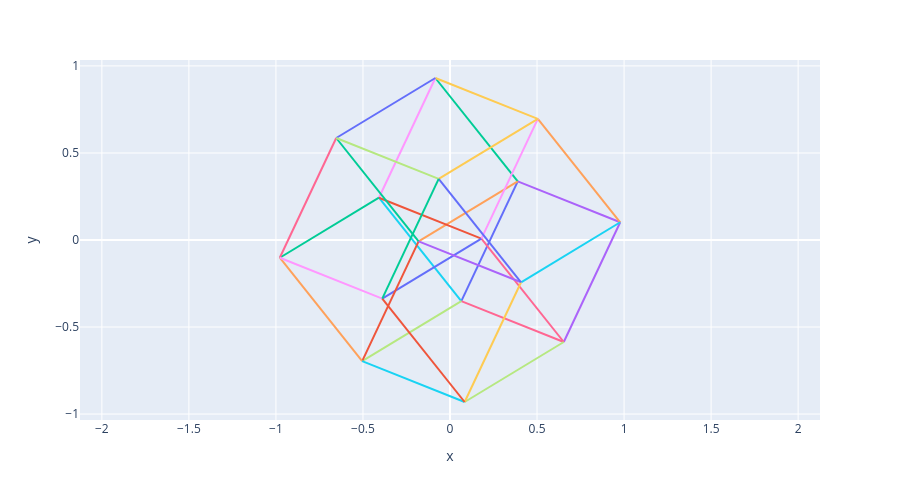

The notebook cell this image was saved under:
### Markdown cell above
What else can I do with this code? I guess I could skip the middle-man of the "3D" rendering and just project a 4-cube into a randomly oriented 2D space:

### Code cell
# project 4-cube into randomly oriented 2-space and draw in 2D
draw2d(project_subspace(edges4d,rand_subspace(4,2)))

### Figure 1 — Plotly figure (JSON) as saved in the notebook; plotly's stock layout.template omitted (floating-point values rounded to 4 significant figures)
{"data": [{"hovertemplate": "color=0.0<br>x=%{x}<br>y=%{y}<extra></extra>", "legendgroup": "0.0", "line": {"color": "#636efa", "dash": "solid"}, "marker": {"symbol": "circle"}, "mode": "lines", "name": "0.0", "orientation": "v", "showlegend": true, "type": "scatter", "x": [0.3892, 0.06502], "xaxis": "x", "y": [0.3366, -0.3513], "yaxis": "y"}, {"hovertemplate": "color=1.0<br>x=%{x}<br>y=%{y}<extra></extra>", "legendgroup": "1.0", "line": {"color": "#00cc96", "dash": "solid"}, "marker": {"symbol": "circle"}, "mode": "lines", "name": "1.0", "orientation": "v", "showlegend": true, "type": "scatter", "x": [0.3892, -0.08409], "xaxis": "x", "y": [0.3366, 0.9307], "yaxis": "y"}, {"hovertemplate": "color=2.0<br>x=%{x}<br>y=%{y}<extra></extra>", "legendgroup": "2.0", "line": {"color": "#ab63fa", "dash": "solid"}, "marker": {"symbol": "circle"}, "mode": "lines", "name": "2.0", "orientation": "v", "showlegend": true, "type": "scatter", "x": [0.3892, 0.9778], "xaxis": "x", "y": [0.3366, 0.1019], "yaxis": "y"}, {"hovertemplate": "color=3.0<br>x=%{x}<br>y=%{y}<extra></extra>", "legendgroup": "3.0", "line": {"color": "#FFA15A", "dash": "solid"}, "marker": {"symbol": "circle"}, "mode": "lines", "name": "3.0", "orientation": "v", "showlegend": true, "type": "scatter", "x": [0.3892, -0.1804], "xaxis": "x", "y": [0.3366, -0.008104], "yaxis": "y"}, {"hovertemplate": "color=4.0<br>x=%{x}<br>y=%{y}<extra></extra>", "legendgroup": "4.0", "line": {"color": "#19d3f3", "dash": "solid"}, "marker": {"symbol": "circle"}, "mode": "lines", "name": "4.0", "orientation": "v", "showlegend": true, "type": "scatter", "x": [0.06502, -0.4082], "xaxis": "x", "y": [-0.3513, 0.2428], "yaxis": "y"}, {"hovertemplate": "color=5.0<br>x=%{x}<br>y=%{y}<extra></extra>", "legendgroup": "5.0", "line": {"color": "#FF6692", "dash": "solid"}, "marker": {"symbol": "circle"}, "mode": "lines", "name": "5.0", "orientation": "v", "showlegend": true, "type": "scatter", "x": [0.06502, 0.6537], "xaxis": "x", "y": [-0.3513, -0.586], "yaxis": "y"}, {"hovertemplate": "color=6.0<br>x=%{x}<br>y=%{y}<extra></extra>", "legendgroup": "6.0", "line": {"color": "#B6E880", "dash": "solid"}, "marker": {"symbol": "circle"}, "mode": "lines", "name": "6.0", "orientation": "v", "showlegend": true, "type": "scatter", "x": [0.06502, -0.5046], "xaxis": "x", "y": [-0.3513, -0.696], "yaxis": "y"}, {"hovertemplate": "color=7.0<br>x=%{x}<br>y=%{y}<extra></extra>", "legendgroup": "7.0", "line": {"color": "#FF97FF", "dash": "solid"}, "marker": {"symbol": "circle"}, "mode": "lines", "name": "7.0", "orientation": "v", "showlegend": true, "type": "scatter", "x": [-0.08409, -0.4082], "xaxis": "x", "y": [0.9307, 0.2428], "yaxis": "y"}, {"hovertemplate": "color=8.0<br>x=%{x}<br>y=%{y}<extra></extra>", "legendgroup": "8.0", "line": {"color": "#FECB52", "dash": "solid"}, "marker": {"symbol": "circle"}, "mode": "lines", "name": "8.0", "orientation": "v", "showlegend": true, "type": "scatter", "x": [-0.08409, 0.5046], "xaxis": "x", "y": [0.9307, 0.696], "yaxis": "y"}, {"hovertemplate": "color=9.0<br>x=%{x}<br>y=%{y}<extra></extra>", "legendgroup": "9.0", "line": {"color": "#636efa", "dash": "solid"}, "marker": {"symbol": "circle"}, "mode": "lines", "name": "9.0", "orientation": "v", "showlegend": true, "type": "scatter", "x": [-0.08409, -0.6537], "xaxis": "x", "y": [0.9307, 0.586], "yaxis": "y"}, {"hovertemplate": "color=10.0<br>x=%{x}<br>y=%{y}<extra></extra>", "legendgroup": "10.0", "line": {"color": "#EF553B", "dash": "solid"}, "marker": {"symbol": "circle"}, "mode": "lines", "name": "10.0", "orientation": "v", "showlegend": true, "type": "scatter", "x": [-0.4082, 0.1804], "xaxis": "x", "y": [0.2428, 0.008104], "yaxis": "y"}, {"hovertemplate": "color=11.0<br>x=%{x}<br>y=%{y}<extra></extra>", "legendgroup": "11.0", "line": {"color": "#00cc96", "dash": "solid"}, "marker": {"symbol": "circle"}, "mode": "lines", "name": "11.0", "orientation": "v", "showlegend": true, "type": "scatter", "x": [-0.4082, -0.9778], "xaxis": "x", "y": [0.2428, -0.1019], "yaxis": "y"}, {"hovertemplate": "color=12.0<br>x=%{x}<br>y=%{y}<extra></extra>", "legendgroup": "12.0", "line": {"color": "#ab63fa", "dash": "solid"}, "marker": {"symbol": "circle"}, "mode": "lines", "name": "12.0", "orientation": "v", "showlegend": true, "type": "scatter", "x": [0.9778, 0.6537], "xaxis": "x", "y": [0.1019, -0.586], "yaxis": "y"}, {"hovertemplate": "color=13.0<br>x=%{x}<br>y=%{y}<extra></extra>", "legendgroup": "13.0", "line": {"color": "#FFA15A", "dash": "solid"}, "marker": {"symbol": "circle"}, "mode": "lines", "name": "13.0", "orientation": "v", "showlegend": true, "type": "scatter", "x": [0.9778, 0.5046], "xaxis": "x", "y": [0.1019, 0.696], "yaxis": "y"}, {"hovertemplate": "color=14.0<br>x=%{x}<br>y=%{y}<extra></extra>", "legendgroup": "14.0", "line": {"color": "#19d3f3", "dash": "solid"}, "marker": {"symbol": "circle"}, "mode": "lines", "name": "14.0", "orientation": "v", "showlegend": true, "type": "scatter", "x": [0.9778, 0.4082], "xaxis": "x", "y": [0.1019, -0.2428], "yaxis": "y"}, {"hovertemplate": "color=15.0<br>x=%{x}<br>y=%{y}<extra></extra>", "legendgroup": "15.0", "line": {"color": "#FF6692", "dash": "solid"}, "marker": {"symbol": "circle"}, "mode": "lines", "name": "15.0", "orientation": "v", "showlegend": true, "type": "scatter", "x": [0.6537, 0.1804], "xaxis": "x", "y": [-0.586, 0.008104], "yaxis": "y"}, {"hovertemplate": "color=16.0<br>x=%{x}<br>y=%{y}<extra></extra>", "legendgroup": "16.0", "line": {"color": "#B6E880", "dash": "solid"}, "marker": {"symbol": "circle"}, "mode": "lines", "name": "16.0", "orientation": "v", "showlegend": true, "type": "scatter", "x": [0.6537, 0.08409], "xaxis": "x", "y": [-0.586, -0.9307], "yaxis": "y"}, {"hovertemplate": "color=17.0<br>x=%{x}<br>y=%{y}<extra></extra>", "legendgroup": "17.0", "line": {"color": "#FF97FF", "dash": "solid"}, "marker": {"symbol": "circle"}, "mode": "lines", "name": "17.0", "orientation": "v", "showlegend": true, "type": "scatter", "x": [0.5046, 0.1804], "xaxis": "x", "y": [0.696, 0.008104], "yaxis": "y"}, {"hovertemplate": "color=18.0<br>x=%{x}<br>y=%{y}<extra></extra>", "legendgroup": "18.0", "line": {"color": "#FECB52", "dash": "solid"}, "marker": {"symbol": "circle"}, "mode": "lines", "name": "18.0", "orientation": "v", "showlegend": true, "type": "scatter", "x": [0.5046, -0.06502], "xaxis": "x", "y": [0.696, 0.3513], "yaxis": "y"}, {"hovertemplate": "color=19.0<br>x=%{x}<br>y=%{y}<extra></extra>", "legendgroup": "19.0", "line": {"color": "#636efa", "dash": "solid"}, "marker": {"symbol": "circle"}, "mode": "lines", "name": "19.0", "orientation": "v", "showlegend": true, "type": "scatter", "x": [0.1804, -0.3892], "xaxis": "x", "y": [0.008104, -0.3366], "yaxis": "y"}, {"hovertemplate": "color=20.0<br>x=%{x}<br>y=%{y}<extra></extra>", "legendgroup": "20.0", "line": {"color": "#EF553B", "dash": "solid"}, "marker": {"symbol": "circle"}, "mode": "lines", "name": "20.0", "orientation": "v", "showlegend": true, "type": "scatter", "x": [-0.1804, -0.5046], "xaxis": "x", "y": [-0.008104, -0.696], "yaxis": "y"}, {"hovertemplate": "color=21.0<br>x=%{x}<br>y=%{y}<extra></extra>", "legendgroup": "21.0", "line": {"color": "#00cc96", "dash": "solid"}, "marker": {"symbol": "circle"}, "mode": "lines", "name": "21.0", "orientation": "v", "showlegend": true, "type": "scatter", "x": [-0.1804, -0.6537], "xaxis": "x", "y": [-0.008104, 0.586], "yaxis": "y"}, {"hovertemplate": "color=22.0<br>x=%{x}<br>y=%{y}<extra></extra>", "legendgroup": "22.0", "line": {"color": "#ab63fa", "dash": "solid"}, "marker": {"symbol": "circle"}, "mode": "lines", "name": "22.0", "orientation": "v", "showlegend": true, "type": "scatter", "x": [-0.1804, 0.4082], "xaxis": "x", "y": [-0.008104, -0.2428], "yaxis": "y"}, {"hovertemplate": "color=23.0<br>x=%{x}<br>y=%{y}<extra></extra>", "legendgroup": "23.0", "line": {"color": "#FFA15A", "dash": "solid"}, "marker": {"symbol": "circle"}, "mode": "lines", "name": "23.0", "orientation": "v", "showlegend": true, "type": "scatter", "x": [-0.5046, -0.9778], "xaxis": "x", "y": [-0.696, -0.1019], "yaxis": "y"}, {"hovertemplate": "color=24.0<br>x=%{x}<br>y=%{y}<extra></extra>", "legendgroup": "24.0", "line": {"color": "#19d3f3", "dash": "solid"}, "marker": {"symbol": "circle"}, "mode": "lines", "name": "24.0", "orientation": "v", "showlegend": true, "type": "scatter", "x": [-0.5046, 0.08409], "xaxis": "x", "y": [-0.696, -0.9307], "yaxis": "y"}, {"hovertemplate": "color=25.0<br>x=%{x}<br>y=%{y}<extra></extra>", "legendgroup": "25.0", "line": {"color": "#FF6692", "dash": "solid"}, "marker": {"symbol": "circle"}, "mode": "lines", "name": "25.0", "orientation": "v", "showlegend": true, "type": "scatter", "x": [-0.6537, -0.9778], "xaxis": "x", "y": [0.586, -0.1019], "yaxis": "y"}, {"hovertemplate": "color=26.0<br>x=%{x}<br>y=%{y}<extra></extra>", "legendgroup": "26.0", "line": {"color": "#B6E880", "dash": "solid"}, "marker": {"symbol": "circle"}, "mode": "lines", "name": "26.0", "orientation": "v", "showlegend": true, "type": "scatter", "x": [-0.6537, -0.06502], "xaxis": "x", "y": [0.586, 0.3513], "yaxis": "y"}, {"hovertemplate": "color=27.0<br>x=%{x}<br>y=%{y}<extra></extra>", "legendgroup": "27.0", "line": {"color": "#FF97FF", "dash": "solid"}, "marker": {"symbol": "circle"}, "mode": "lines", "name": "27.0", "orientation": "v", "showlegend": true, "type": "scatter", "x": [-0.9778, -0.3892], "xaxis": "x", "y": [-0.1019, -0.3366], "yaxis": "y"}, {"hovertemplate": "color=28.0<br>x=%{x}<br>y=%{y}<extra></extra>", "legendgroup": "28.0", "line": {"color": "#FECB52", "dash": "solid"}, "marker": {"symbol": "circle"}, "mode": "lines", "name": "28.0", "orientation": "v", "showlegend": true, "type": "scatter", "x": [0.4082, 0.08409], "xaxis": "x", "y": [-0.2428, -0.9307], "yaxis": "y"}, {"hovertemplate": "color=29.0<br>x=%{x}<br>y=%{y}<extra></extra>", "legendgroup": "29.0", "line": {"color": "#636efa", "dash": "solid"}, "marker": {"symbol": "circle"}, "mode": "lines", "name": "29.0", "orientation": "v", "showlegend": true, "type": "scatter", "x": [0.4082, -0.06502], "xaxis": "x", "y": [-0.2428, 0.3513], "yaxis": "y"}, {"hovertemplate": "color=30.0<br>x=%{x}<br>y=%{y}<extra></extra>", "legendgroup": "30.0", "line": {"color": "#EF553B", "dash": "solid"}, "marker": {"symbol": "circle"}, "mode": "lines", "name": "30.0", "orientation": "v", "showlegend": true, "type": "scatter", "x": [0.08409, -0.3892], "xaxis": "x", "y": [-0.9307, -0.3366], "yaxis": "y"}, {"hovertemplate": "color=31.0<br>x=%{x}<br>y=%{y}<extra></extra>", "legendgroup": "31.0", "line": {"color": "#00cc96", "dash": "solid"}, "marker": {"symbol": "circle"}, "mode": "lines", "name": "31.0", "orientation": "v", "showlegend": true, "type": "scatter", "x": [-0.06502, -0.3892], "xaxis": "x", "y": [0.3513, -0.3366], "yaxis": "y"}], "layout": {"height": 500, "legend": {"title": {"text": "color"}, "tracegroupgap": 0}, "margin": {"t": 60}, "showlegend": false, "xaxis": {"anchor": "y", "domain": [0, 1], "title": {"text": "x"}}, "yaxis": {"anchor": "x", "domain": [0, 1], "scaleanchor": "x", "scaleratio": 1, "title": {"text": "y"}}}}
